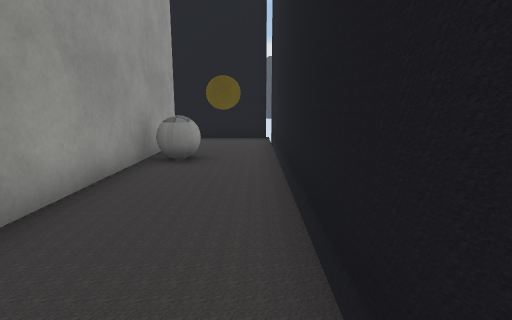
View 1 (above)

20 first-person views from a walk through a scene from a Unity 3-D project. The camera is 1.2 m above the floor, tilts 10° down and sees 80° across. The floor is counted in squares, 1 m on a side. Each view is taken from the middle of a square. On the plan, view 1 faces up. The plan holds only what a view shows up to about 13 squares ahead; the rest is blank. The place goes on beyond the plan. The player character is not drawn. Some surface patterns are stand-ins.

View 2
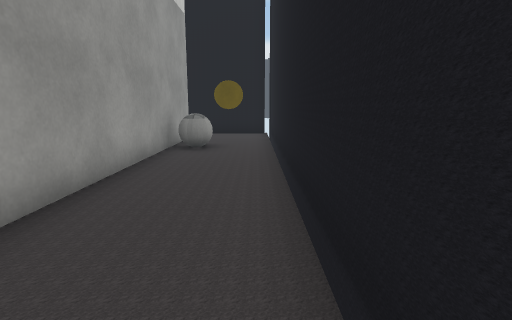

View 3
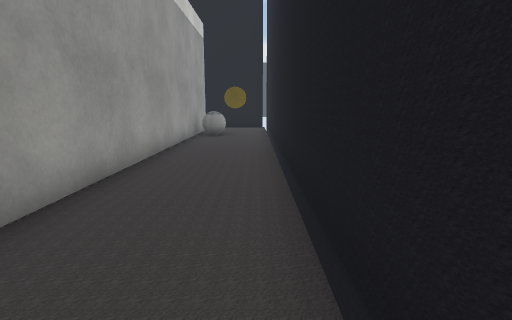

View 4
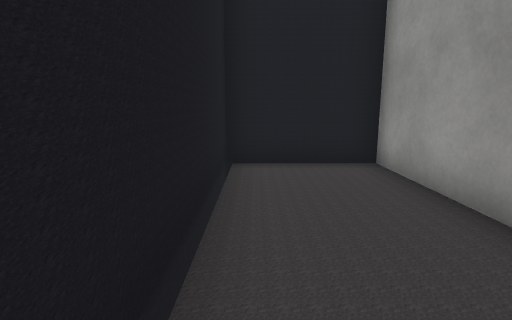

View 5
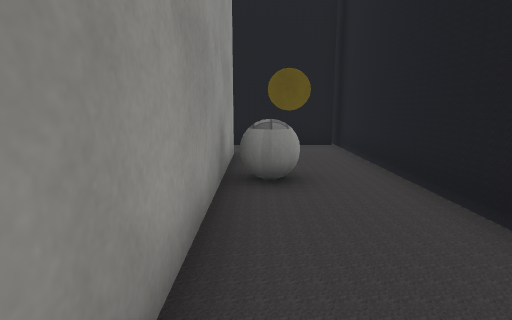

View 6
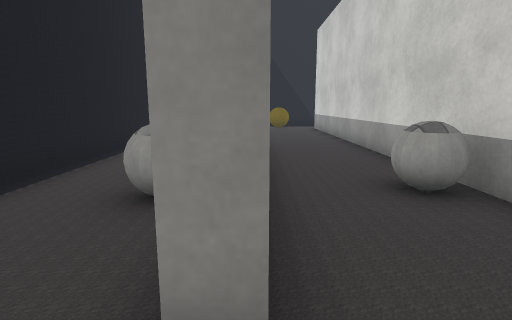

View 7
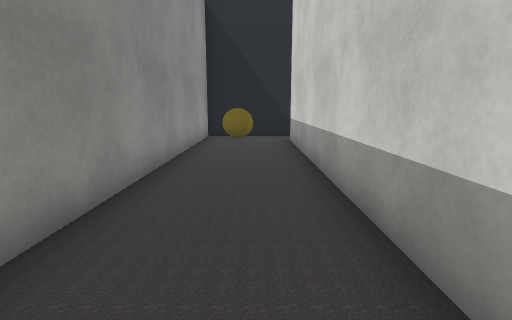

View 8
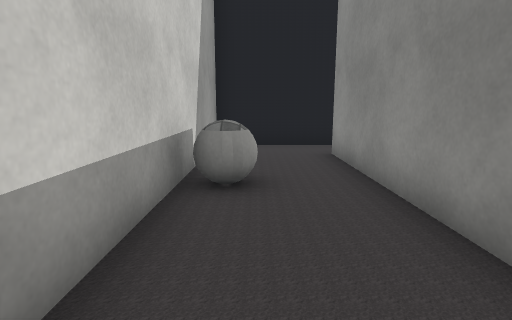

View 9
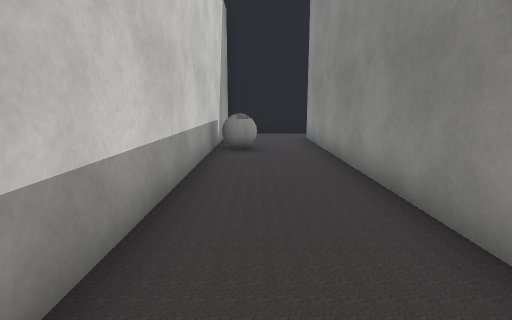

View 10
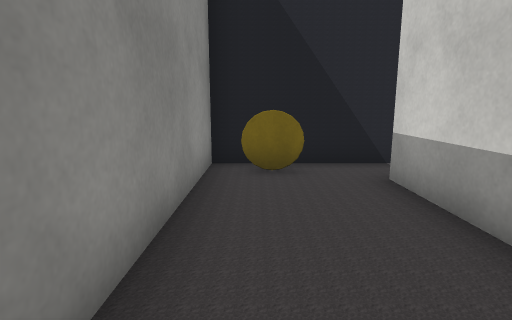

View 11
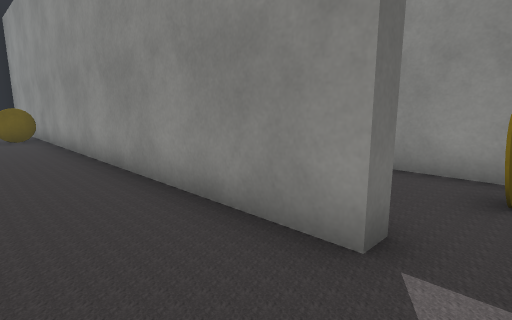

View 12
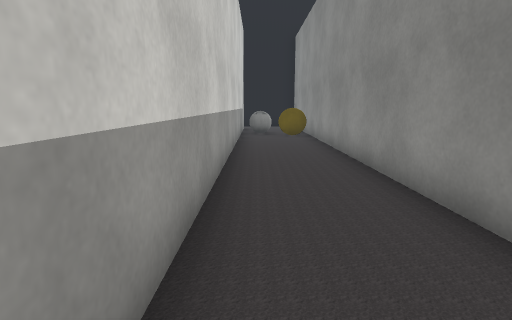

View 13
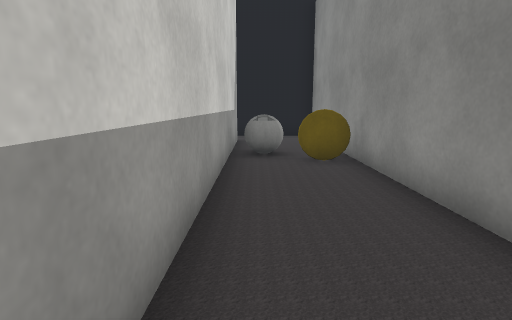

View 14
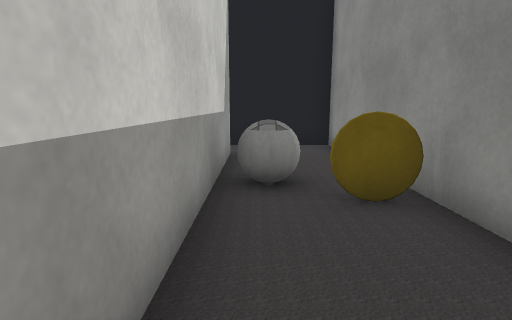

View 15
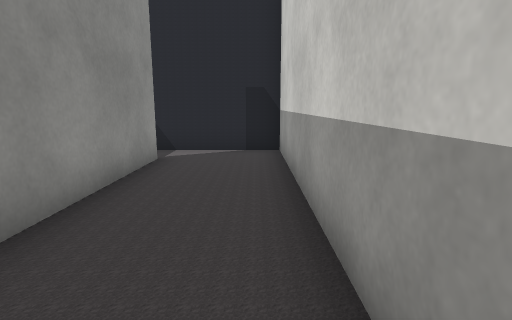

View 16
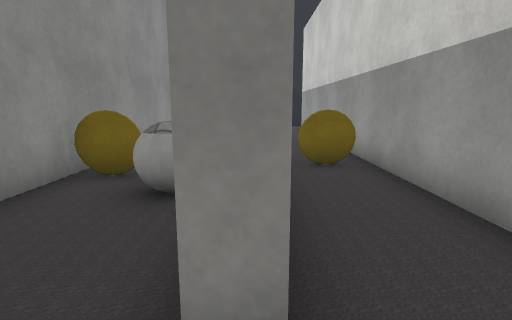

View 17
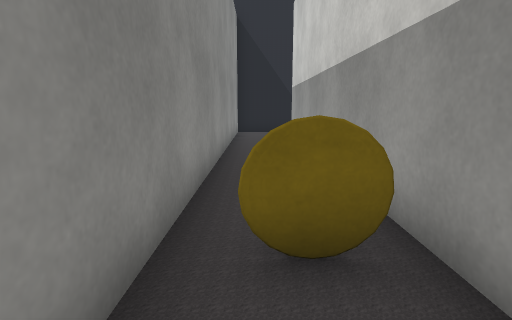

View 18
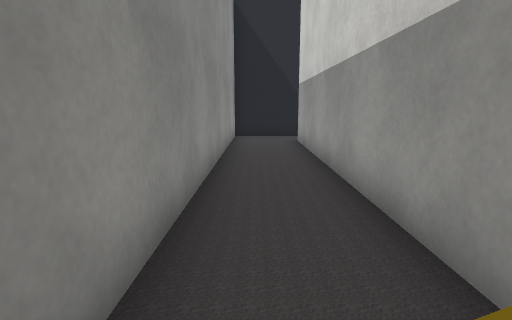

View 19
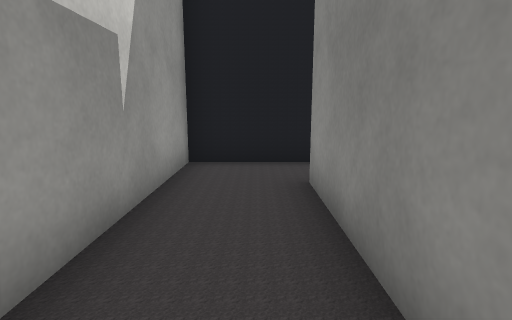

View 20
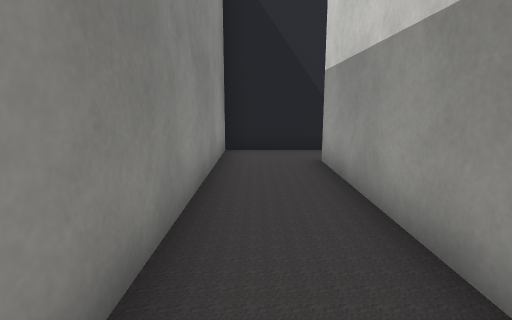

### Floor plan
Points are (right, up) in squares from view 1. A wall is a line through its corners. A room is listed if a view was taken in it or the views show most of it. See-through windows are left out.
Room 1 (views 1, 2, 3, 4, 5)
walls: (-2.6, 9.8) (-2.6, -7.4) (0.6, -7.4) (0.6, 12.5); (0.5, 11.5) (-2.5, 11.5)
ways out: opening at (-3, 10.5) to room 2
objects: ball (-2, 7)
Room 2 (views 6, 7, 8, 9, 10)
walls: (-5.5, -7.4) (-3.1, -7.4) (-3.1, 9.8) (-2.6, 9.8); (-2.5, 11.5) (-6.2, 11.5) (-6.2, -6)
ways out: opening at (-3, 10.5) to room 1; opening at (-6, -6.5) to room 3
objects: ball (-5, 7)
Room 3 (views 11, 12, 13, 14, 15)
walls: (-9.7, 9.8) (-9.7, -7.4) (-5.5, -7.4); (-6.2, -6) (-6.7, -6) (-6.7, 11.5) (-9.6, 11.5)
ways out: opening at (-6, -6.5) to room 2; opening at (-10, 10.5) to room 4
objects: ball (-9, 7)
Room 4 (views 16, 17, 18, 19, 20)
walls: (-12.9, -7.4) (-10.1, -7.4) (-10.1, 9.8) (-9.7, 9.8); (-9.6, 11.5) (-12.5, 11.5) (-12.5, -5.8)
ways out: opening at (-10, 10.5) to room 3; opening at (-13, -6.5)

Where each view was taken, in squares from view 1:
view 1: 0 up, 0 right, facing up
view 2: 2 down, 0 right, facing up
view 3: 6 down, 0 right, facing up
view 4: 1 down, 0 right, facing down
view 5: 2 up, 2 left, facing up
view 6: 11 up, 3 left, facing down
view 7: 5 up, 5 left, facing down
view 8: 2 up, 5 left, facing up
view 9: 2 down, 5 left, facing up
view 10: 1 down, 4 left, facing down
view 11: 7 down, 9 left, facing up-right
view 12: 7 down, 9 left, facing up
view 13: 1 down, 9 left, facing up
view 14: 2 up, 9 left, facing up
view 15: 1 up, 9 left, facing down
view 16: 11 up, 10 left, facing down
view 17: 7 up, 11 left, facing down
view 18: 5 up, 11 left, facing down
view 19: 5 up, 11 left, facing up
view 20: 1 up, 11 left, facing down
